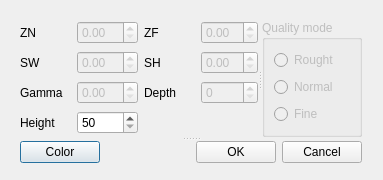
<?xml version="1.0" encoding="UTF-8"?>
<ui version="4.0">
 <class>Dialog</class>
 <widget class="QDialog" name="Dialog">
  <property name="geometry">
   <rect>
    <x>0</x>
    <y>0</y>
    <width>383</width>
    <height>180</height>
   </rect>
  </property>
  <property name="windowTitle">
   <string>Dialog</string>
  </property>
  <widget class="QSplitter" name="splitter_2">
   <property name="geometry">
    <rect>
     <x>20</x>
     <y>20</y>
     <width>342</width>
     <height>144</height>
    </rect>
   </property>
   <property name="orientation">
    <enum>Qt::Vertical</enum>
   </property>
   <widget class="QSplitter" name="splitter">
    <property name="orientation">
     <enum>Qt::Horizontal</enum>
    </property>
    <widget class="QWidget" name="layoutWidget">
     <layout class="QGridLayout" name="gridLayout">
      <item row="1" column="0">
       <widget class="QLabel" name="znLabel">
        <property name="minimumSize">
         <size>
          <width>31</width>
          <height>0</height>
         </size>
        </property>
        <property name="text">
         <string>ZN</string>
        </property>
       </widget>
      </item>
      <item row="1" column="3">
       <widget class="QDoubleSpinBox" name="zfSpinBox">
        <property name="enabled">
         <bool>false</bool>
        </property>
       </widget>
      </item>
      <item row="3" column="1">
       <widget class="QDoubleSpinBox" name="gammaSpinBox">
        <property name="enabled">
         <bool>false</bool>
        </property>
       </widget>
      </item>
      <item row="1" column="1">
       <widget class="QDoubleSpinBox" name="znSpinBox">
        <property name="enabled">
         <bool>false</bool>
        </property>
       </widget>
      </item>
      <item row="3" column="2">
       <widget class="QLabel" name="depthLabel">
        <property name="text">
         <string>Depth</string>
        </property>
       </widget>
      </item>
      <item row="2" column="3">
       <widget class="QDoubleSpinBox" name="shSpinBox">
        <property name="enabled">
         <bool>false</bool>
        </property>
       </widget>
      </item>
      <item row="2" column="0">
       <widget class="QLabel" name="swLabel">
        <property name="text">
         <string>SW</string>
        </property>
       </widget>
      </item>
      <item row="3" column="3">
       <widget class="QSpinBox" name="depthSpinBox">
        <property name="enabled">
         <bool>false</bool>
        </property>
       </widget>
      </item>
      <item row="2" column="2">
       <widget class="QLabel" name="shLabel">
        <property name="text">
         <string>SH</string>
        </property>
       </widget>
      </item>
      <item row="3" column="0">
       <widget class="QLabel" name="gammaLabel">
        <property name="text">
         <string>Gamma</string>
        </property>
       </widget>
      </item>
      <item row="1" column="2">
       <widget class="QLabel" name="zfLabel">
        <property name="text">
         <string>ZF</string>
        </property>
       </widget>
      </item>
      <item row="2" column="1">
       <widget class="QDoubleSpinBox" name="swSpinBox">
        <property name="enabled">
         <bool>false</bool>
        </property>
       </widget>
      </item>
      <item row="4" column="0">
       <widget class="QLabel" name="heightLabel">
        <property name="text">
         <string>Height</string>
        </property>
       </widget>
      </item>
      <item row="4" column="1">
       <widget class="QSpinBox" name="heightSpinBox">
        <property name="minimum">
         <number>50</number>
        </property>
        <property name="maximum">
         <number>10000</number>
        </property>
       </widget>
      </item>
     </layout>
    </widget>
    <widget class="QGroupBox" name="groupBox">
     <property name="enabled">
      <bool>false</bool>
     </property>
     <property name="title">
      <string>Quality mode</string>
     </property>
     <layout class="QVBoxLayout" name="verticalLayout_2">
      <item>
       <widget class="QRadioButton" name="roughtRadioButton">
        <property name="text">
         <string>Rought</string>
        </property>
       </widget>
      </item>
      <item>
       <widget class="QRadioButton" name="normalRadioButton">
        <property name="text">
         <string>Normal</string>
        </property>
       </widget>
      </item>
      <item>
       <widget class="QRadioButton" name="fineRadioButton">
        <property name="text">
         <string>Fine</string>
        </property>
       </widget>
      </item>
     </layout>
    </widget>
   </widget>
   <widget class="QWidget" name="layoutWidget">
    <layout class="QHBoxLayout" name="horizontalLayout">
     <item>
      <widget class="QPushButton" name="colorButton">
       <property name="text">
        <string>Color</string>
       </property>
      </widget>
     </item>
     <item>
      <spacer name="horizontalSpacer">
       <property name="orientation">
        <enum>Qt::Horizontal</enum>
       </property>
       <property name="sizeHint" stdset="0">
        <size>
         <width>40</width>
         <height>20</height>
        </size>
       </property>
      </spacer>
     </item>
     <item>
      <widget class="QPushButton" name="okButton">
       <property name="text">
        <string>OK</string>
       </property>
      </widget>
     </item>
     <item>
      <widget class="QPushButton" name="cancelButton">
       <property name="text">
        <string>Cancel</string>
       </property>
      </widget>
     </item>
    </layout>
   </widget>
  </widget>
 </widget>
 <resources/>
 <connections>
  <connection>
   <sender>okButton</sender>
   <signal>clicked()</signal>
   <receiver>Dialog</receiver>
   <slot>accept()</slot>
   <hints>
    <hint type="sourcelabel">
     <x>205</x>
     <y>147</y>
    </hint>
    <hint type="destinationlabel">
     <x>178</x>
     <y>-16</y>
    </hint>
   </hints>
  </connection>
  <connection>
   <sender>cancelButton</sender>
   <signal>clicked()</signal>
   <receiver>Dialog</receiver>
   <slot>reject()</slot>
   <hints>
    <hint type="sourcelabel">
     <x>310</x>
     <y>147</y>
    </hint>
    <hint type="destinationlabel">
     <x>285</x>
     <y>-16</y>
    </hint>
   </hints>
  </connection>
 </connections>
</ui>
